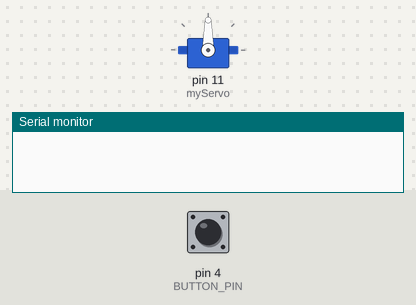
Recording of a sketch running on a simulated Arduino Uno, built with avr-gcc and run on an emulated ATmega328P. Shown: servo, the last lines printed to the serial monitor. The test bench sets the inputs (shaded band); at power-on: pin 4 (BUTTON_PIN) HIGH.

Above: at 1.2 s.
1.3 s: pin 4 (BUTTON_PIN) pulled LOW for 0.15 s
At 1.7 s:
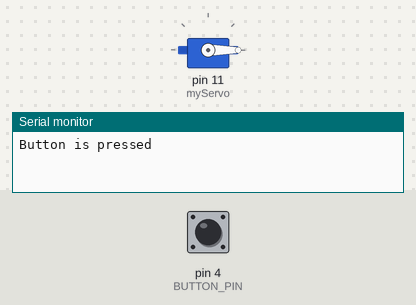
At 2.8 s:
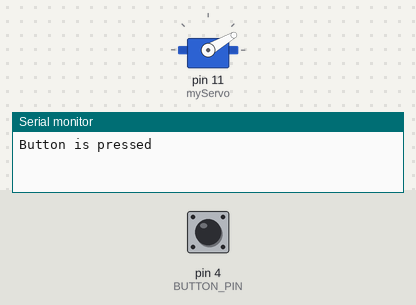
Timing chart, 0 to 4.3 s (numbered marks = the images above; inputs shaded):
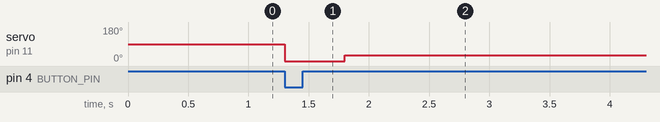

Measured:
- after the input at 1.3 s, servo on pin 11 (myServo): 90° → 0° at once, → 30° 0.50 s later

The sketch:

Servo.ino
```cpp
#include <Servo.h>

#define BUTTON_PIN 4
int rotation = 0;
bool hold = false;
bool debounce = false;
Servo myServo;

void setup() {
  myServo.attach(11);
  Serial.begin(9600);
  pinMode(BUTTON_PIN, INPUT_PULLUP);


}

void loop() {


  /*myServo.write(50);
  rotation += 20;*/

  byte buttonState = digitalRead(BUTTON_PIN);

  if (buttonState == LOW && hold == false) {
      hold = true;
      onClick();
  } else if (buttonState != LOW && hold == true) {
      hold = false;
      onClick();

  }
  delay(20);
}

void onClick() {
    if (debounce == true | hold != true) {
      return 0;
    }

    debounce = true;
    Serial.println("Button is pressed");
    myServo.write(0);
    delay(500);
    myServo.write(30);

    delay(500);

    debounce = false;
}
```

StappenMotor.ino
```cpp

```
